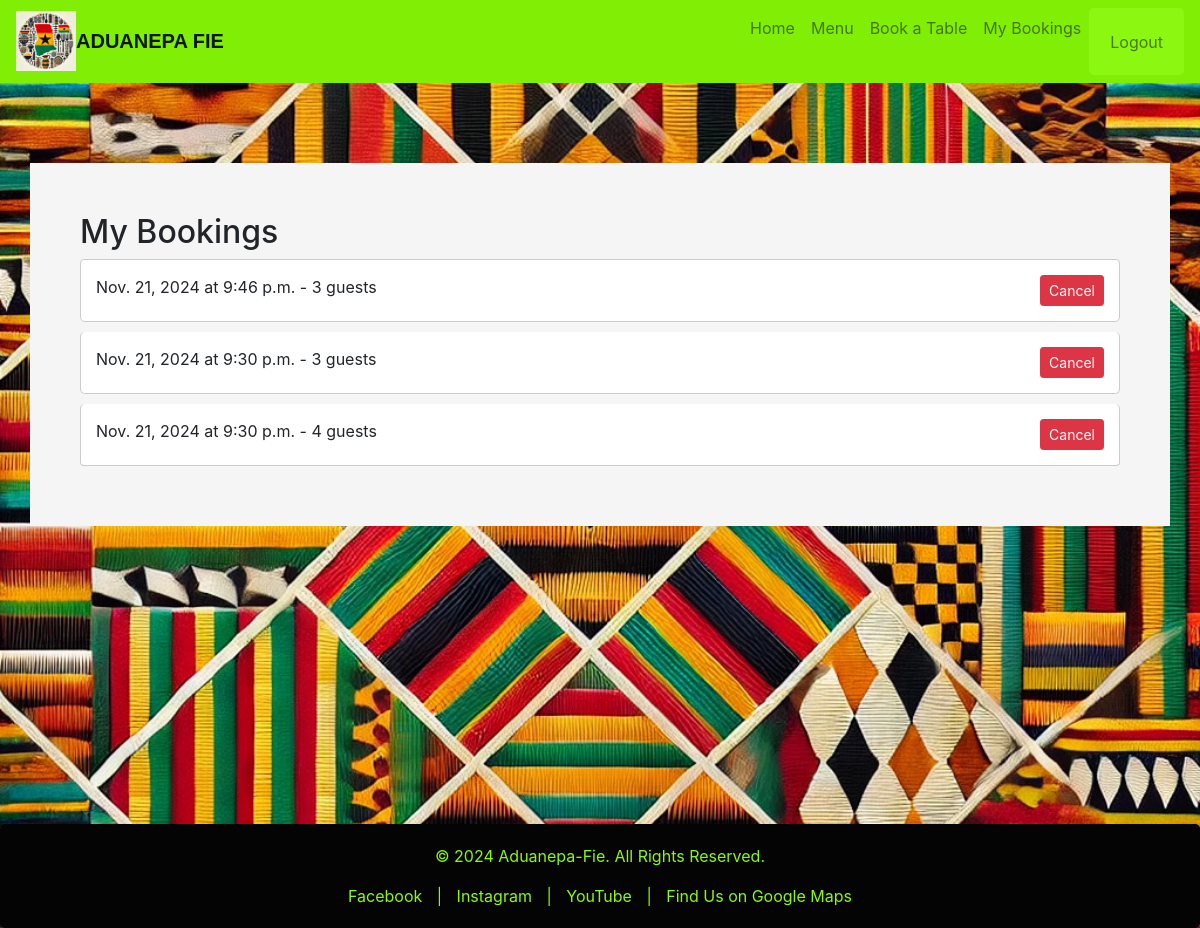
Page /my_bookings/ (signed in) on the committed database.
### bookings/models.py (models this page shows, shortened)
class Booking(models.Model):
    user = models.ForeignKey(User, on_delete=models.CASCADE)
    table = models.ForeignKey(Table, on_delete=models.CASCADE)
    date = models.DateField()
    time = models.TimeField()
    guests = models.IntegerField()
    created_at = models.DateTimeField(auto_now_add=True)

### bookings/views.py (the view)
# urls.py: path('my_bookings/', views.my_bookings, name='my_bookings'),
@login_required
def my_bookings(request):
    bookings = Booking.objects.filter(user=request.user)
    return render(request, 'my_bookings.html', {'bookings': bookings})

### templates/my_bookings.html (shortened to what this page needs)
{% extends 'base.html' %}
{% block content %}
    <h2>My Bookings</h2>
    {% if bookings %}
        <ul class="list-group">
        {% for booking in bookings %}
            <li class="list-group-item">
                {{ booking.date }} at {{ booking.time }} - {{ booking.guests }} guests
                <a href="{% url 'cancel_booking' booking.id %}" class="btn btn-danger btn-sm float-right">Cancel</a>
            </li>
        {% endfor %}
        </ul>
    {% else %}
        <p>You have no bookings.</p>
    {% endif %}
{% endblock %}

### static/css/styles.css (style rules this page uses)
html, body { display: flex; flex-direction: column; max-width: 100%; }
body { background-image: url('/static/images/kente_background.jpg'); background-size: cover; background-repeat: no-repeat; background-position: center; }
.btn-danger { background-color: #dc3545; border-color: #dc3545; }
.list-group-item { background-color: #fff; border: 1px solid #ccc; border-radius: 0.3rem; margin-bottom: 10px; padding: 15px; }
.list-group-item .btn { margin-left: 10px; }

### rows in the picture
Booking: date "Nov. 21, 2024", time "9:46 p.m.", guests "3"
Booking: date "Nov. 21, 2024", time "9:30 p.m.", guests "3"
Booking: date "Nov. 21, 2024", time "9:30 p.m.", guests "4"
